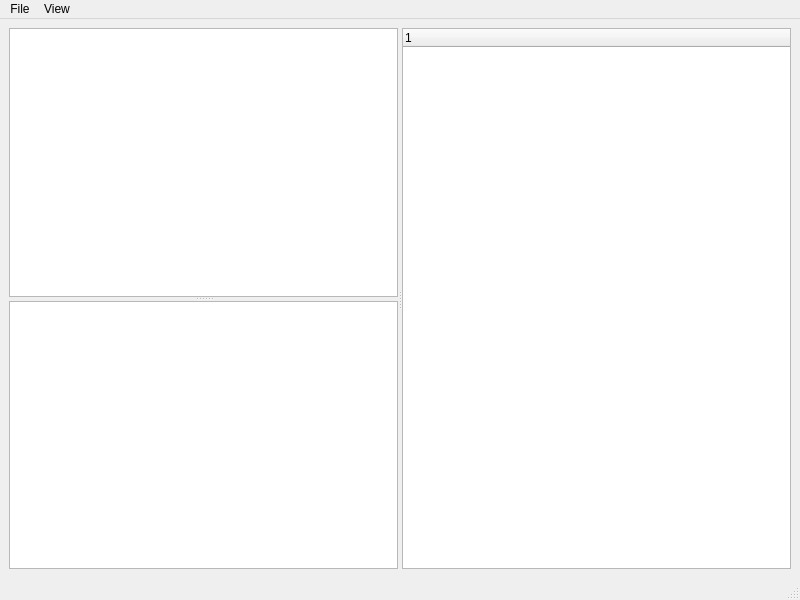
<?xml version="1.0" encoding="UTF-8"?>
<ui version="4.0">
 <class>MainWindow</class>
 <widget class="QMainWindow" name="MainWindow">
  <property name="geometry">
   <rect>
    <x>0</x>
    <y>0</y>
    <width>800</width>
    <height>600</height>
   </rect>
  </property>
  <property name="windowTitle">
   <string>MainWindow</string>
  </property>
  <widget class="QWidget" name="centralwidget">
   <layout class="QHBoxLayout" name="horizontalLayout">
    <item>
     <widget class="QSplitter" name="splitterH">
      <property name="orientation">
       <enum>Qt::Horizontal</enum>
      </property>
      <widget class="QSplitter" name="splitterV">
       <property name="orientation">
        <enum>Qt::Vertical</enum>
       </property>
       <widget class="ImageView" name="imageView"/>
       <widget class="PlotWidget" name="evalPlot"/>
      </widget>
      <widget class="ParameterTree" name="parameterTree"/>
     </widget>
    </item>
   </layout>
  </widget>
  <widget class="QMenuBar" name="menubar">
   <property name="geometry">
    <rect>
     <x>0</x>
     <y>0</y>
     <width>800</width>
     <height>22</height>
    </rect>
   </property>
   <widget class="QMenu" name="menuFile">
    <property name="title">
     <string>File</string>
    </property>
    <addaction name="separator"/>
    <addaction name="actionOpenNpz"/>
    <addaction name="actionOpenModel"/>
   </widget>
   <widget class="QMenu" name="menuView">
    <property name="title">
     <string>View</string>
    </property>
   </widget>
   <addaction name="menuFile"/>
   <addaction name="menuView"/>
  </widget>
  <widget class="QStatusBar" name="statusbar"/>
  <action name="actionQuit">
   <property name="text">
    <string>Quit</string>
   </property>
  </action>
  <action name="actionNpz">
   <property name="text">
    <string>npz文件</string>
   </property>
  </action>
  <action name="actionOpenNpz">
   <property name="text">
    <string>打开npz文件</string>
   </property>
  </action>
  <action name="actionOpenModel">
   <property name="text">
    <string>打开模型</string>
   </property>
  </action>
 </widget>
 <customwidgets>
  <customwidget>
   <class>ImageView</class>
   <extends>QGraphicsView</extends>
   <header>pyqtgraph</header>
  </customwidget>
  <customwidget>
   <class>PlotWidget</class>
   <extends>QGraphicsView</extends>
   <header>pyqtgraph</header>
  </customwidget>
  <customwidget>
   <class>ParameterTree</class>
   <extends>QTreeWidget</extends>
   <header>pyqtgraph.parametertree</header>
  </customwidget>
 </customwidgets>
 <resources/>
 <connections/>
</ui>
